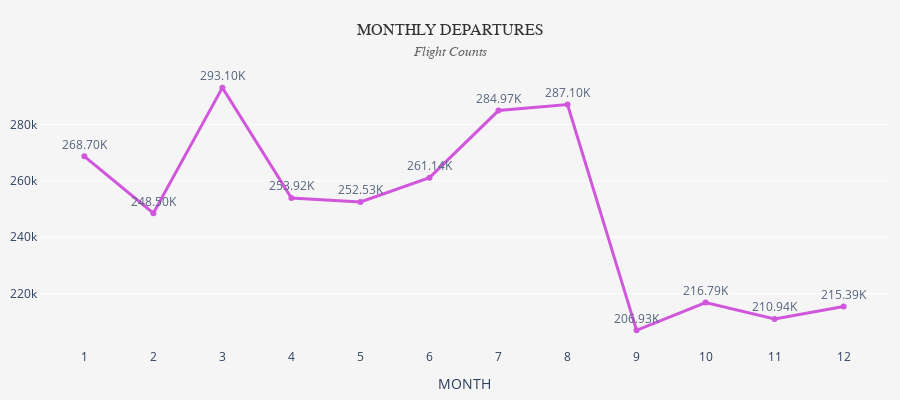

Notebook source saved alongside this figure:
### Markdown cell above
### Chart: Monthly Departures

### Code cell
df_monthly_departures = (
    df_flights
    .group_by("MONTH")
    .agg(pl.len().alias("n_flights"))
    .sort("MONTH")
).to_pandas()

df_monthly_departures["text"] = df_monthly_departures["n_flights"].apply(format_compact)

fig_3 = px.line(df_monthly_departures,
              x='MONTH', y='n_flights',
              markers=True, text="text")
fig_3.update_layout(yaxis_title = None,  
                  xaxis=dict(showgrid=False), 
                  height = 400,
                  title=dict(
                    text=(
                        "MONTHLY DEPARTURES"
                        "<br><span style='font-size:14px;color:#666;font-style:italic'>Flight Counts</span>"
                    ),
                    x=0.5,
                    xanchor="center"
                  ),
                  margin = dict(l=10, r=10, t=70, b=10),
                  paper_bgcolor="#f5f5f5",   # nền toàn figure (kể cả title)
                  plot_bgcolor="#f5f5f5",    # nền vùng bar chart
                  title_font=dict(size=16, color="#333", family="Comic Sans MS")
)
fig_3.update_xaxes(
    tickmode="linear",
    tick0=1,
    dtick=1
)
# Hiển thị text ra ngoài điểm marker
fig_3.update_traces(
    textposition='top center',  # hoặc 'bottom center', 'middle right', 'middle left'
    opacity = 0.8, cliponaxis=False, # cliponaxis để text xuất hiện đầy đủ
    line=dict(color="#c82fd6", width=3),
)
fig_3.show()

### Figure 1 — Plotly figure (JSON) as saved in the notebook; plotly's stock layout.template omitted (floating-point values rounded to 4 significant figures)
{"data": [{"cliponaxis": false, "hovertemplate": "MONTH=%{x}<br>n_flights=%{y}<br>text=%{text}<extra></extra>", "legendgroup": "", "line": {"color": "#c82fd6", "dash": "solid", "width": 3}, "marker": {"symbol": "circle"}, "mode": "lines+markers+text", "name": "", "opacity": 0.8, "orientation": "h", "showlegend": false, "text": ["268.70K", "248.50K", "293.10K", "253.92K", "252.53K", "261.14K", "284.97K", "287.10K", "206.93K", "216.79K", "210.94K", "215.39K"], "textposition": "top center", "type": "scatter", "x": [1, 2, 3, 4, 5, 6, 7, 8, 9, 10, 11, 12], "xaxis": "x", "y": [268702, 248497, 293099, 253917, 252530, 261136, 284968, 287104, 206928, 216790, 210940, 215389], "yaxis": "y"}], "layout": {"height": 400, "legend": {"tracegroupgap": 0}, "margin": {"b": 10, "l": 10, "r": 10, "t": 70}, "paper_bgcolor": "#f5f5f5", "plot_bgcolor": "#f5f5f5", "title": {"font": {"color": "#333", "family": "Comic Sans MS", "size": 16}, "text": "MONTHLY DEPARTURES<br><span style='font-size:14px;color:#666;font-style:italic'>Flight Counts</span>", "x": 0.5, "xanchor": "center"}, "xaxis": {"anchor": "y", "domain": [0, 1], "dtick": 1, "showgrid": false, "tick0": 1, "tickmode": "linear", "title": {"text": "MONTH"}}, "yaxis": {"anchor": "x", "domain": [0, 1], "title": {}}}}
